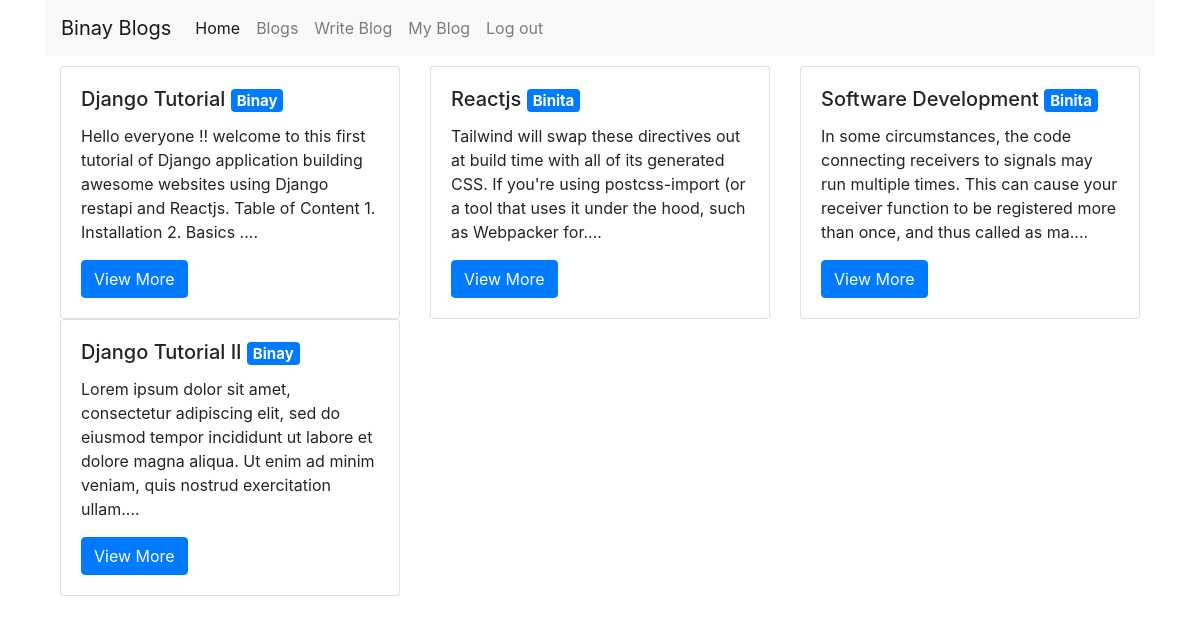
/blogs/ (signed in), run on the app's committed database.
### blogs/models.py (models this page shows, shortened)
class DateInformation(models.Model):
    created_at = models.DateTimeField(auto_now_add=True)
    updated_at = models.DateTimeField(auto_now=True)

class Blog(DateInformation):
    title= models.CharField(max_length=300)
    body = models.TextField()
    author_id = models.ForeignKey(Author,on_delete=models.CASCADE)

class Author(models.Model):
    user = models.ForeignKey(User,on_delete=models.CASCADE)
    name = models.CharField(max_length=300)
    def __str__(self):
        return self.name

### blogs/views.py (the view)
# urls.py: path('',all_blogs,name="all_blogs"),
def all_blogs(request):
    blogs = Blog.objects.all()
    return render(request,'blogs/index.html',{'blogs':blogs})

### blogs/templates/blogs/index.html
{% extends 'myblogs/main.html' %}
{% block content%}
<div class="row" style="margin-top: 10px;">
    {% for blog in blogs %}
      <div class="col-md-4">
        <div class="card">
          <div class="card-body">
            <h5 class="card-title">{{blog.title}} <tr><span class="badge badge-primary">{{blog.author_id}}</span></tr></h5>
            <p class="card-text"> {{ blog.body|slice:180 }}....</p>
            <a href="{% url 'blog_detail' blog.id %}" class="btn btn-primary pull-right">View More</a>
          </div>
        </div>
      </div>
    {% endfor %}
  </div>
{% endblock content%}

### data on the page
Blog: title "Django Tutorial", author_id "Binay", body "Hello everyone !! welcome to this first tutorial of Django application building awesome websites using Django restapi and Reactjs. Table of Content 1. Installation 2. Basics"
Blog: title "Reactjs", author_id "Binita", body "Tailwind will swap these directives out at build time with all of its generated CSS. If you're using postcss-import (or a tool that uses it under the hood, such as Webpacker for"
Blog: title "Software Development", author_id "Binita", body "In some circumstances, the code connecting receivers to signals may run multiple times. This can cause your receiver function to be registered more than once, and thus called as ma"
Blog: title "Django Tutorial II", author_id "Binay", body "Lorem ipsum dolor sit amet, consectetur adipiscing elit, sed do eiusmod tempor incididunt ut labore et dolore magna aliqua. Ut enim ad minim veniam, quis nostrud exercitation ullam"
